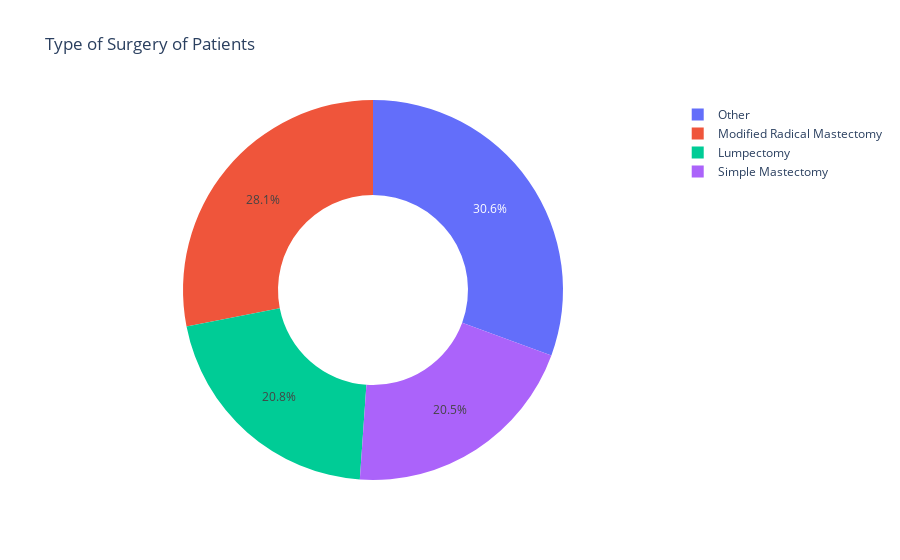

The notebook cell this image was saved under:
### Code cell
# Surgery_type
surgery = data["Surgery_type"].value_counts()
transactions = surgery.index
quantity = surgery.values
figure = px.pie(data, 
             values=quantity, 
             names=transactions,hole = 0.5, 
             title="Type of Surgery of Patients")
figure.show()

### Figure 1 — Plotly figure (JSON) as saved in the notebook; plotly's stock layout.template omitted (floating-point values rounded to 4 significant figures)
{"data": [{"domain": {"x": [0, 1], "y": [0, 1]}, "hole": 0.5, "hovertemplate": "label=%{label}<br>value=%{value}<extra></extra>", "labels": ["Other", "Modified Radical Mastectomy", "Lumpectomy", "Simple Mastectomy"], "legendgroup": "", "name": "", "showlegend": true, "type": "pie", "values": [97, 89, 66, 65]}], "layout": {"legend": {"tracegroupgap": 0}, "title": {"text": "Type of Surgery of Patients"}}}
